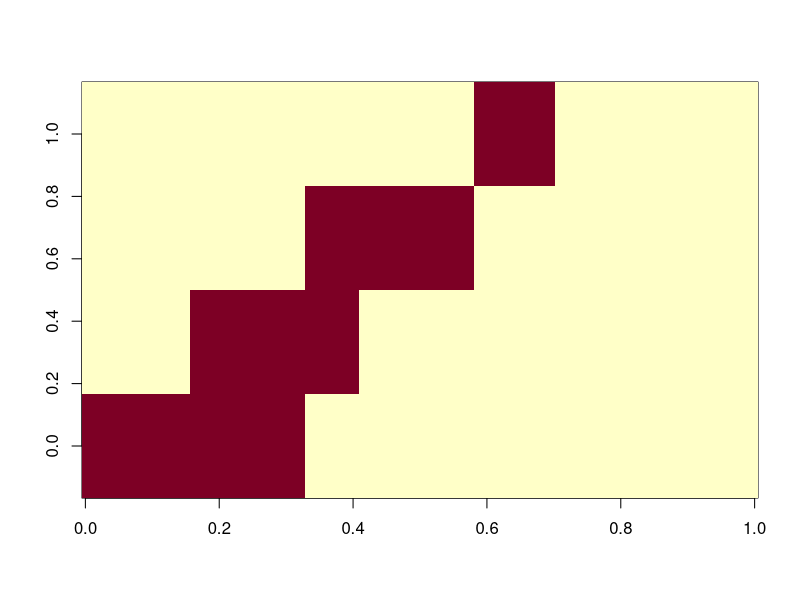

Write the R code that produced this figure.
# simulator for various fixed effect models


simulate_data = function(
							Lambda,			# p x K matrix
							X,				# n x b matrix
							cisGenotypes,  # n x p matrix
							Z1,				# n x r matrix
							A1_chol,		# r x r upper triangle chol matrix
							F_vars,			# K x 3 matrix of fixed, A and E vars for factors
							E_h2,			# p vector of residual heritabilities
							mu,				# p vector of global means
							B,				# b x p residual fixed effects
							B_F	,			# b x K factor fixed effects
							sigma2_Resid	# p x 1 non-factor variances
						) {
  n = nrow(X)
  r = ncol(Z1)
  p = nrow(Lambda)
  K = ncol(Lambda)

  cis_effects = rnorm(p)

  E_A1 = t(A1_chol) %*% matrix(rnorm(r*p),r,p) %*% diag(E_h2)
  F_A1 = t(A1_chol) %*% matrix(rnorm(r*k),r,k) %*% diag(F_vars[,2])

  E_R = matrix(rnorm(n*p),n,p) %*% diag(1-E_h2)
  F_R = matrix(rnorm(n*k),n,k) %*% diag(F_vars[,3])

  E = X %*% B + Z1 %*% E_A1 + E_R
  F = X %*% B_F + Z1 %*% F_A1 + F_R
  Y = matrix(1,n,1) %*% matrix(mu,1,p) + t(apply(cisGenotypes,1,'*',cis_effects)) + F %*% t(Lambda) + E %*% diag(sqrt(sigma2_Resid))

  return(list(Y=Y,F=F,F_A1 = F_A1, cis_effects = cis_effects))
}

save_sim = function(
						sim_ID = sim_ID,
						Lambda = Lambda,
						X = X,
						Z1 = Z1,
						A1_chol = A1_chol,
						F_vars = F_vars,
						E_h2 = E_h2,
						mu = mu,
						B = B,
						B_F = B_F,
						sigma2_Resid = sigma2_Resid
					){

	F_h2 = F_vars[,2]/(F_vars[,2]+F_vars[,3])
	sigma2_Resid = rgamma(p,3,6)

	cisGenotypes = sapply(1:p,function(x) sample(c(0,1),n,replace=T))
	# cisGenotypes[,1:5] = 0

	data = simulate_data(Lambda,X,cisGenotypes,Z1,A1_chol,F_vars,E_h2,mu,B,B_F,sigma2_Resid)
	sim_data = c(data,
				list(
					n      = n,
					k      = k,
					p      = p,
					b      = ncol(X),
					r      = n_Lines,
					X      = X,
					cisGenotypes = cisGenotypes,
					Z1     = Z1,
					A1     = A1,
					B      = B,
					B_F    = B_F,
					mu     = mu,
					F_vars = F_vars,
					F_h2   = F_h2,
					E_h2   = E_h2,
					Lambda = Lambda,
					error_factor_Lambda = Lambda,
					G      = Lambda %*% diag(F_h2) %*% t(Lambda) + diag(sigma2_Resid*E_h2),
					R      = Lambda %*% diag(1-F_h2) %*% t(Lambda) + diag(sigma2_Resid*(1-E_h2))
			))

	try(dir.create(sim_ID))
	save(sim_data,file=paste(sim_ID,'Sim_data.RData',sep='/'))
}

sim_reps = 1

n_Lines = 100
n_Reps = 3
n_TRT = 2
n = n_Lines*n_Reps*n_TRT
k = 4
p = 100

# design matrices
sample_info = data.frame(Line = gl(n_Lines,n_Reps*n_TRT),TRT = rep(c(0,1),each = n_Reps), Rep = c(1:n_Reps))
Z1 = model.matrix(~Line+0,sample_info)
X = model.matrix(~TRT+0,sample_info)
A1 = diag(1,ncol(Z1))
A1_chol = chol(A1)

Lambda = cbind(
	c(rep(1,floor(p/3)),rep(0,p-floor(p/3))),
	c(rep(0,floor(p/6)),rep(1,floor(p/4)),rep(0,p-floor(p/6)-floor(p/4))),
	c(rep(0,floor(p/3)),rep(1,floor(p/4)),rep(0,p-floor(p/4)-floor(p/3))),
	c(rep(0,floor(p/3)+floor(p/4)),rep(1,floor(p/8)),rep(0,p-floor(p/3)-floor(p/4)-floor(p/8))),
	c(rep(0,floor(p/3)+floor(p/4)),rep(0,floor(p/8)),rep(1,floor(p/8)),rep(0,p-floor(p/3)-floor(p/4)-2*floor(p/8))),
	c(rep(0,floor(p/3)+floor(p/4)),rep(0,2*floor(p/8)),rep(1,floor(p/8)),rep(0,p-floor(p/3)-floor(p/4)-3*floor(p/8))),
	c(rep(0,floor(p/3)+floor(p/4)),rep(0,3*floor(p/8)),rep(1,p-floor(p/3)-floor(p/4)-3*floor(p/8)))
	)
Lambda = Lambda[,1:k]
image(Lambda)
colSums(Lambda > 0)

for(rep in 1:sim_reps){

	# Set 1. Dense fixed effects, moderate heritability
	sim_ID = paste0('Sim_FE1_',rep)
	mu = rnorm(p)
	B = matrix(rep(c(1,-1),p/2),nr = 1)
	B_F = matrix(rep(0,k),nr = 1)
	F_vars = cbind(rep(0,k),sample(seq(.1,.7,length=k)))
	F_vars = cbind(F_vars,1-rowSums(F_vars))
	E_h2 = runif(p,0,.7)

	save_sim(sim_ID, Lambda, X, Z1, A1_chol, F_vars, E_h2, mu, B, B_F, sigma2_Resid)

	# Set 2. Factor fixed effects
		# first factor is 100% fixed. Remainder have 0% fixed

	sim_ID = paste0('Sim_FE2_',rep)
	mu = rnorm(p)
	B = matrix(0,nr = 1,nc = p)
	B_F = matrix(c(1,rep(0,k-1)),nr = 1)
	F_vars = cbind(c(1,rep(0,k-1)),c(0,sample(seq(.1,.7,length=k-1))))
	F_vars = cbind(F_vars,1-rowSums(F_vars))
	F_vars[1,3] = 0
	E_h2 = runif(p,0,.7)

	save_sim(sim_ID, Lambda, X, Z1, A1_chol, F_vars, E_h2, mu, B, B_F, sigma2_Resid)



	# Set 3. 1 joint fixed and random factor at 50% each. Rest only random

	sim_ID = paste0('Sim_FE3_',rep)
	mu = rnorm(p)
	B = matrix(0,nr = 1,nc = p)
	which_fixed = sample(1:k,1)
	B_F = matrix(0,nr = 1,nc = k)
	B_F[1,which_fixed] = 1
	F_vars = cbind(rep(0,k),sample(seq(.1,.7,length=k)))
	F_vars = cbind(F_vars,1-rowSums(F_vars))
	F_vars[which_fixed,1] = 0.5
	F_vars[which_fixed,-1] = 0.5 * F_vars[which_fixed,-1]

	save_sim(sim_ID, Lambda, X, Z1, A1_chol, F_vars, E_h2, mu, B, B_F, sigma2_Resid)

	# Set 4. 2 joint fixed and random factors at 50% each. Rest only random

	sim_ID = paste0('Sim_FE4_',rep)
	mu = rnorm(p)
	B = matrix(0,nr = 1,nc = p)
	which_fixed = sample(1:k,2)
	B_F = matrix(0,nr = 1,nc = k)
	B_F[1,which_fixed] = 1
	F_vars = cbind(rep(0,k),sample(seq(.1,.7,length=k)))
	F_vars = cbind(F_vars,1-rowSums(F_vars))
	F_vars[which_fixed,1] = 0.5
	F_vars[which_fixed,-1] = 0.5 * F_vars[which_fixed,-1]

	save_sim(sim_ID, Lambda, X, Z1, A1_chol, F_vars, E_h2, mu, B, B_F, sigma2_Resid)

}
